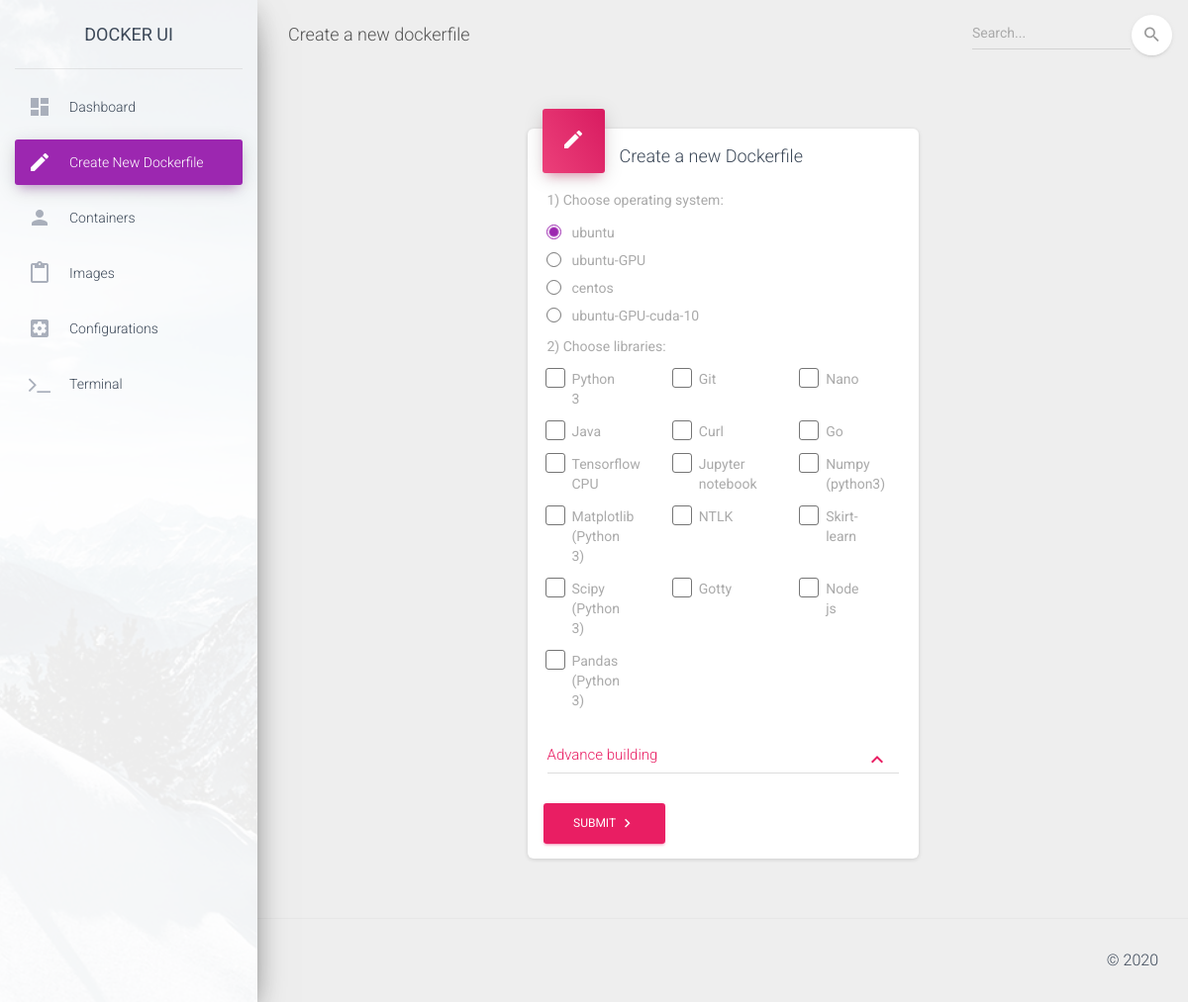
Before: /src/html/src/dockerfile.php with the older database file.
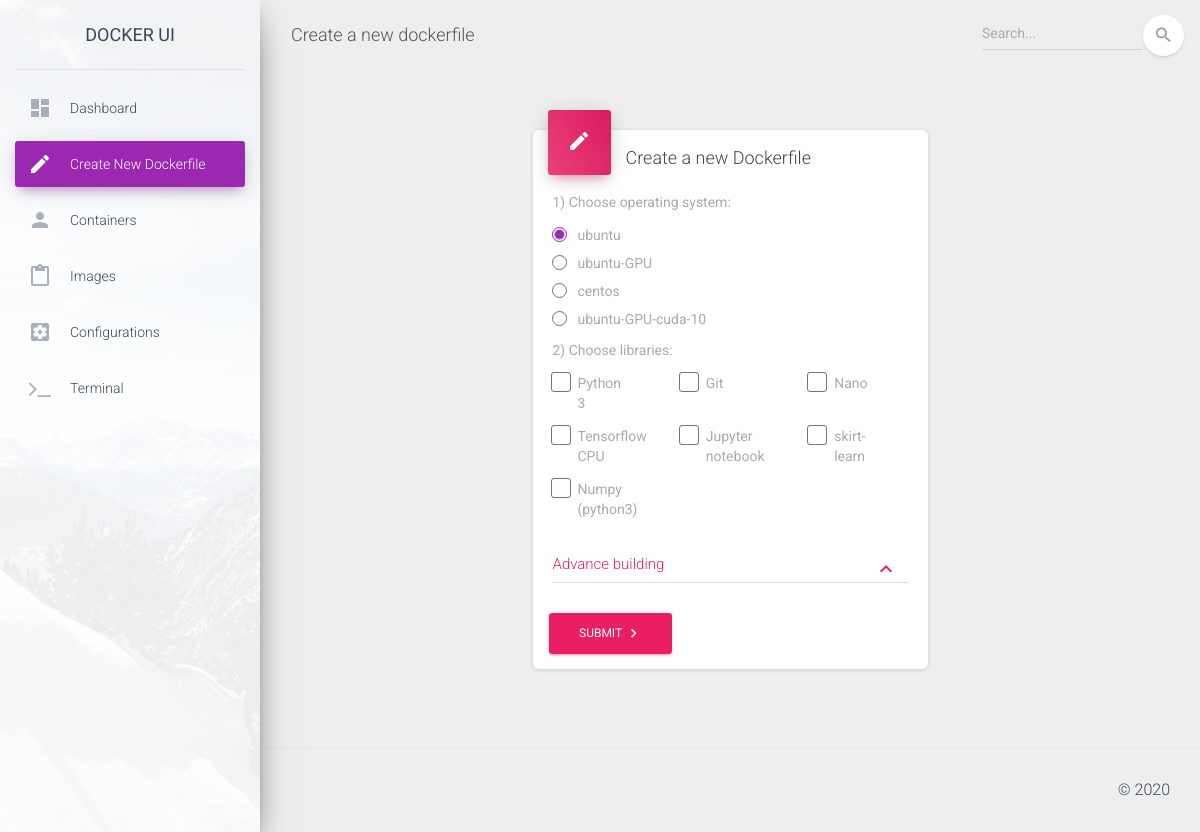
After: the same page with the newer database file.
### tables this page shows
CREATE TABLE library (
    id INTEGER PRIMARY KEY AUTOINCREMENT,
    name TEXT NOT NULL UNIQUE,
    isGPU BOOLEAN NOT NULL
);

### src/model/OsAndLibraries.php (called while the page is built, shortened)
<?php
	class OSAndLibraries {
		private $os;
		private $libraries;
		public function __construct($os, $libraries) {
			$this->os = $os;
			$this->libraries = $libraries;
		}
		function getOS() {
			return $this->os;
		}
		function getLibraries() {
			return $this->libraries;
		}
	}
?>

### src/entity/LibraryEntity.php (called while the page is built, shortened)
<?php
    class LibraryEntity {
        private $name;
        function setName($name) {
            $this -> name = $name;
        }
        function getName() {
            return $this->name;
        }
    }
?>

### src/dao/LibraryDao.php (called while the page is built, shortened)
<?php
    include_once(__DIR__.'/../entity/LibraryEntity.php');
    class LibraryDao{
        function getAll() :array {
            $db = new Database();
            $sqlQuery = "SELECT * FROM library";
            $ret = $db->query($sqlQuery);
            $result = [];
            while($row = $ret->fetchArray(SQLITE3_ASSOC) ) {
               array_push($result, new LibraryEntity($row['id'], $row['name'], $row['isGPU']));
            }
            return $result;
        }
    }
?>

### src/service/LibraryService.php (called while the page is built, shortened)
<?php
    include_once(__DIR__.'/../dao/LibraryDao.php');
    include_once(__DIR__.'/../model/OsAndLibraries.php');
    class LibraryService {
        private $libraryDao;
        private $dependenceDao;
        function __construct(){
            $this->libraryDao = new LibraryDao();
            $this->dependenceDao = new DependenceDao();
        }
        public function getLibrariesMapById() :array {
            $librariesInDB = $this->libraryDao->getAll();
            $libraryMapByIds = [];
            foreach ($librariesInDB as $library) {
                $libraryMapByIds[$library->getId()] = $library;
            }
            return $libraryMapByIds;
        }
        public function getLibrariesSeparatedByOS() : array {
            $libraryMapByIds = $this->getLibrariesMapById();
            $dependences = $this->dependenceDao->getAll();
            $osIds = self::getAllOSIds(array_keys($libraryMapByIds), $dependences);
            $result = [];
            foreach ($osIds as $osId) {
                array_push($result, self::getOsAndLibraries($osId, $libraryMapByIds, $dependences));
            }
            return $result;
        }
        private static function getLibrariesFromId(array $libraryMapByIds, array $libraryIds) {
            $libraries = [];
            foreach ($libraryIds as $libraryId) {
                array_push($libraries, $libraryMapByIds[$libraryId]);
            }
            return $libraries;
        }
        private static function getOsAndLibraries(int $osId, array $libraryMapByIds, array $dependences) {
            $libraryIdsOfOS = self::getAllLibrariesOfOS($osId, $dependences, $libraryMapByIds);
            $librariesOfOS = self::getLibrariesFromId($libraryMapByIds, $libraryIdsOfOS);
            return new OSAndLibraries($libraryMapByIds[$osId], $librariesOfOS);
        }
        private static function getAllOSIds(array $libraryIds, array $dependences) :array {
            $arr = [];
            foreach ($dependences as $dependence) {
                array_push($arr, $dependence->getLibraryId());
            }
            $result = [];
            foreach ($libraryIds as $libraryId) {
                if (!in_array($libraryId, $arr)) {
                    array_push($result, $libraryId);
                }
            }
            return $result;
        }
        private static function getAllLibrariesOfOS($osId, $dependences, $libraryMapByIds) {
            $queue = [$osId];
            $top=0;
            $sizeOfQueue=count($queue);
            $result = Array();
            $isGPU = $libraryMapByIds[$osId]->getIsGPU();
            while ($top < $sizeOfQueue) {
                $libId=$queue[$top];
                $top++;
                if (in_array($libId, $result) || (!$isGPU && $libraryMapByIds[$libId]->getIsGPU())) {
                    continue;
                }
                array_push($result, $libId);
                foreach ($dependences as $de) {
                    if ($de->getParentLibraryId() != $libId || in_array($de->getLibraryId(), $queue)) {
                        continue;
                    }
                    array_push($queue, $de->getLibraryId());
                    $sizeOfQueue++;
                }
            }
            unset($result[$key]);
            return $result;
        }
    }
?>

### src/html/src/dockerfile/DockerChoosingDisplay.php (the view, shortened to what the changed rows need)
<?php
    require_once(__DIR__."/../../../service/LibraryService.php");
    require_once(__DIR__."/../../../model/OsAndLibraries.php");
    $libraryService = new LibraryService();
    $GLOBALS['osAndLibraries'] = $libraryService->getLibrariesSeparatedByOS();
?>
<div class="card-body">
<div id="choosing-os"><label>1) Choose operating system:</label><br>
    <form action="" method="get" id="choosing-os-1">
        <?php
            foreach ($GLOBALS['osAndLibraries'] as $osLibrary) {
                $checked = $osLibrary->getOS()->getId() == $_GET['os-id'] ? "checked=\"checked\"" : "";
                echo "<div class=\"form-check form-check-radio\">\n";
                echo "<label class=\"form-check-label\">";
                echo "<input class=\"form-check-input\" type=\"radio\" name=\"os-id\" value=\"". $osLibrary->getOS()->getId()."\" onclick=\"this.form.submit()\"". $checked ." >".$osLibrary->getOS()->getName();
                echo "<span class=\"circle\"><span class=\"check\"></span></span>";
                echo "</label>";
                echo "</div>";
            }
        ?>
    </form>
</div>
<div id="choosing-libraries">
    <label>2) Choose libraries: </label><br>
    <form action="dockerfile_creation.php" method="post" id="form-1" enctype="multipart/form-data">
        <div class="row">
            <?php
                if (isset($_GET['os-id'])) {
                    foreach ($GLOBALS['osAndLibraries'] as $osLibrary) {
                        if ($osLibrary->getOs()->getId() == $_GET['os-id']) {
                            break;
                        }
                    }
                    $numberOfLibraries = count($osLibrary->getLibraries());
                    for ($i=0; $i<$numberOfLibraries; $i++) {
                        echo "<div class='col-md-4'>";
                        $library = $osLibrary->getLibraries()[$i];
                        echo "<div class=\"form-check form-check-inline\">
                                  <label class=\"form-check-label\">";
                        echo "<input type=\"checkbox\" class=\"form-check-input\" name=\"library-ids[]\" value='".$library->getId()."'>".$library->getName();
                        echo "<span class=\"form-check-sign\">
                                        <span class=\"check\"></span>
                                    </span>
                                </label>
                            </div>";
                        echo "</div>";
                        if ($i != $numberOfLibraries && ($i+1) % 3 === 0) {
                            echo "</div><div class='row'>";
                        }
                    }
                }
            ?>
        </div>
    </form>
</div>
</div>

Changed rows visible on the page:
removed library: name "Java"
removed library: name "Curl"
removed library: name "Go"
removed library: name "Matplotlib (Python 3)"
removed library: name "NTLK"
removed library: name "Scipy (Python 3)"
removed library: name "Gotty"
removed library: name "Node js"
removed library: name "Pandas (Python 3)"
changed library: name "Skirt-learn" → "skirt-learn"; moves up the list
